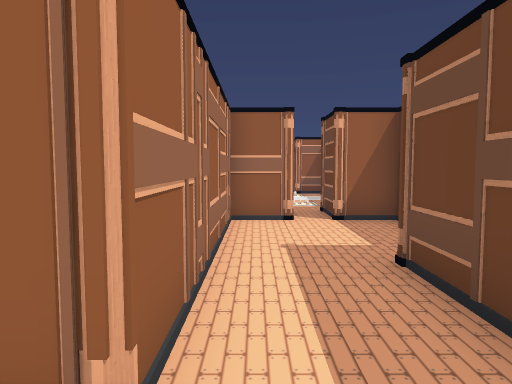
[1] (above)

12 first-person views from a walk through a 3-D level made in the Unity game engine. The camera is 1.2 m above the floor, tilts 4° down and sees 70° across. The floor is counted in squares, 1 m on a side. Each view is taken from the middle of a square. On the plan, view 1 faces up. The plan holds only what a view shows up to about 15 squares ahead; the rest is blank. The place goes on beyond the plan. The player character is not drawn. Some animated figures are not drawn. Door leaves are left out, so doorways stand open.

[2]
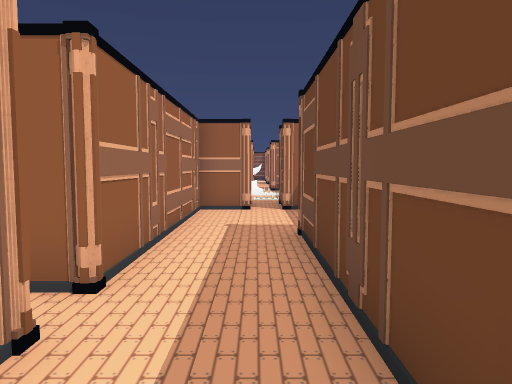

[3]
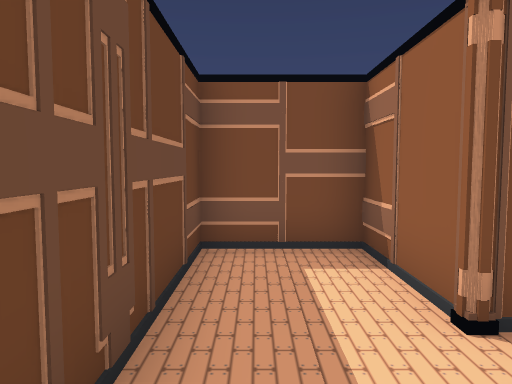

[4]
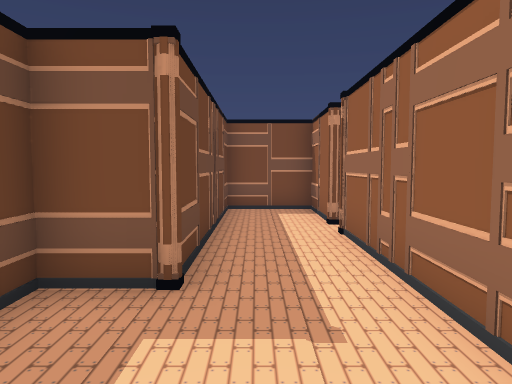

[5]
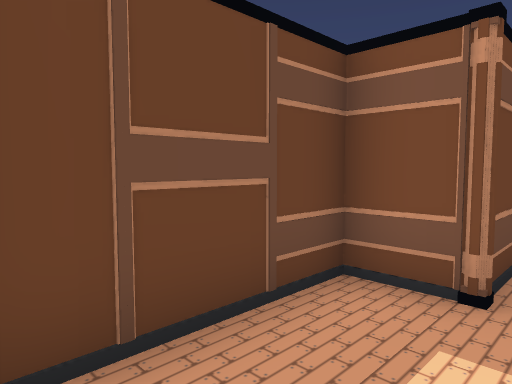

[6]
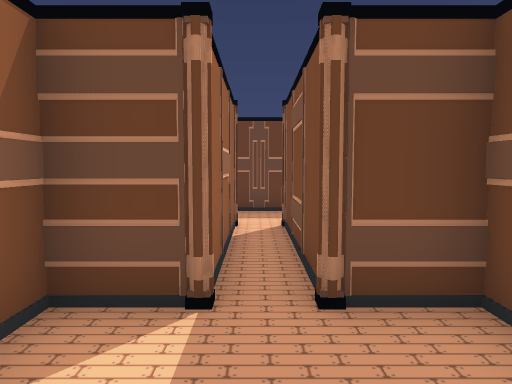

[7]
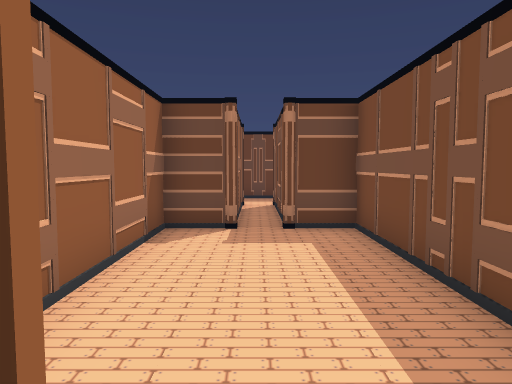

[8]
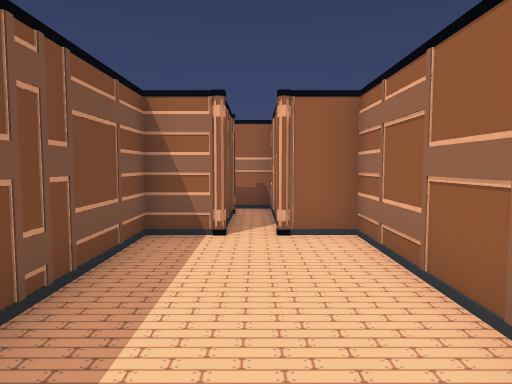

[9]
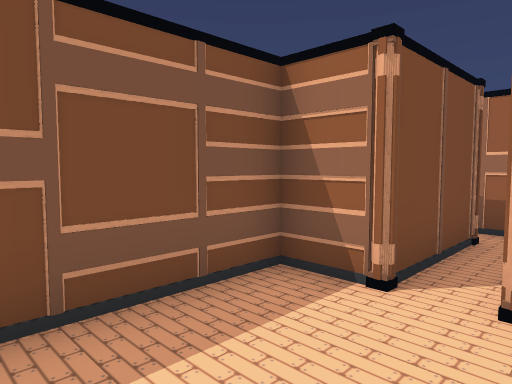

[10]
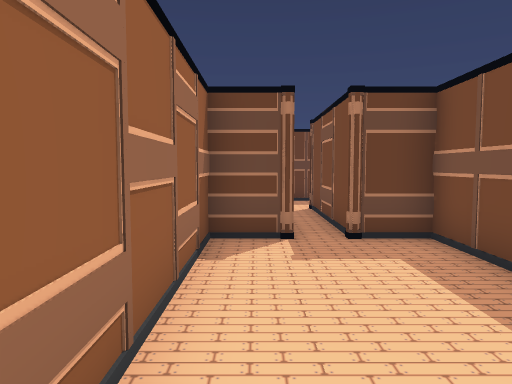

[11]
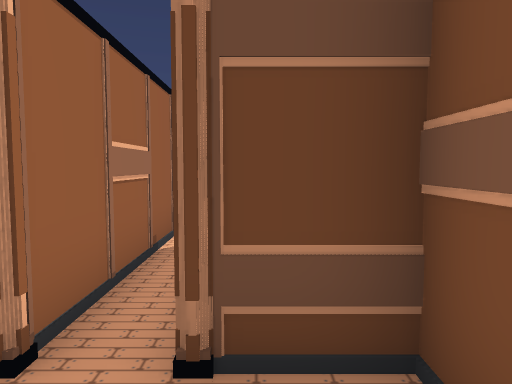

[12]
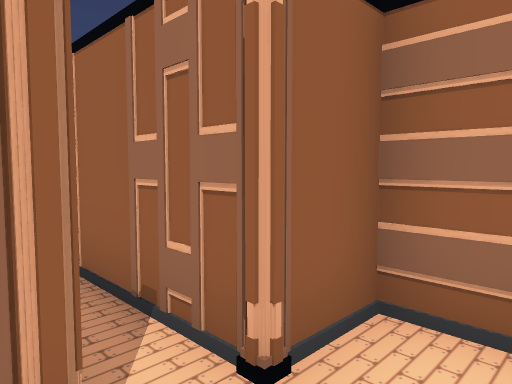

### Floor plan
Ten units are one square. View 1 is at (0, 0); x grows to the right and y downward. Boxes are objects, and circles mark ways between rooms. Rooms are numbered by the first view taken in them; rooms with no view inside come last. Other rooms are left out.
<svg viewBox="-150 -100 187 128">
<path fill="none" stroke="#000" d="M-6 -4 -6 23 18 23 18 -45 32 -45 32 -82 18 -82 18 -95M9 -82 -6 -82 -6 -14M-49 -14 -49 -28 -114 -28 -114 -14 -134 -14M-145 -4 -114 -4 -114 10 -49 10 -49 -4M-49 -4 -6 -4M-6 -14 -49 -14"/>
<circle cx="-10" cy="-10" r="3" fill="#2a7"/>
<circle cx="-40" cy="-10" r="3" fill="#2a7"/>
<text x="10" y="-30">1</text>
<text x="-90" y="-10">2</text>
<text x="-30" y="-10">3</text>
</svg>
Room 1 opens to room 3. Room 2 opens to room 3.

Where each view was taken, in squares from view 1:
view 1: 0 up, 0 right, facing up
view 2: 2 down, 1 right, facing up
view 3: 3 up, 1 right, facing down
view 4: 8 up, 1 right, facing down
view 5: 8 up, 1 right, facing down-right
view 6: 1 up, 8 left, facing right
view 7: 1 up, 12 left, facing right
view 8: 1 up, 5 left, facing left
view 9: 2 up, 8 left, facing down-left
view 10: 2 up, 11 left, facing right
view 11: 0 up, 7 left, facing right
view 12: 0 up, 10 left, facing up-left
